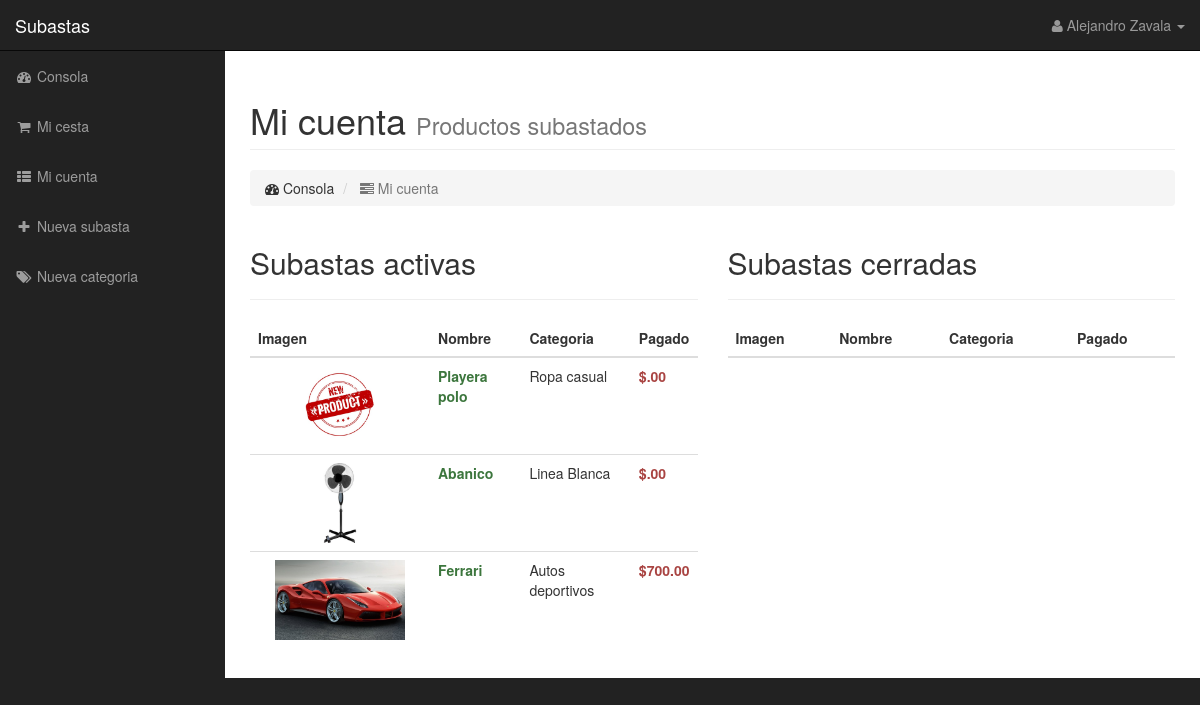
Page /cuenta.php (signed in) on the committed database.
### tables this page shows
CREATE TABLE IF NOT EXISTS `producto` (
  `id_producto` int(11) NOT NULL AUTO_INCREMENT,
  `nombre` varchar(100) NOT NULL,
  `descripcion` varchar(300) DEFAULT NULL,
  `imagen` varchar(300) DEFAULT NULL,
  `id_categoria` int(11) DEFAULT NULL,
  PRIMARY KEY (`id_producto`)
);

CREATE TABLE IF NOT EXISTS `categoria` (
  `id_categoria` int(11) NOT NULL AUTO_INCREMENT,
  `categoria` varchar(100) NOT NULL,
  `descripcion` varchar(300) DEFAULT NULL,
  PRIMARY KEY (`id_categoria`)
);

CREATE TABLE IF NOT EXISTS `oferta` (
  `id_oferta` int(11) NOT NULL AUTO_INCREMENT,
  `oferta` int(11) NOT NULL,
  `estado` int(11) NOT NULL,
  `fecha` datetime NOT NULL,
  `id_subasta` int(11) NOT NULL,
  `comprador` int(11) NOT NULL,
  PRIMARY KEY (`id_oferta`)
);

### conexion/Conexion.php (called while the page is built, shortened)
<?php
    class Conexion{
    private $conn = null;
    public function __construct(){
        $this->conn = new mysqli("localhost", "root", "Fernando_87", "subastas");
        $this->conn->set_charset("utf8");
    }
    public function select($qry){
        $result = $this->conn->query($qry);
        return $result;
    }
    public function query($qry){
        if(!$this->conn->query($qry)){
            return false;
        }else{
            return true;
        }
        return null;
    }
}
?>

### cuenta.php (the view, shortened to what this page needs)
<?php
  include ("conexion/Conexion.php");
  $bd = new Conexion();
?>
<!DOCTYPE html>
<html lang="es">
<head>
    <link href="css/bootstrap.min.css" rel="stylesheet">
    <link href="css/sb-admin.css" rel="stylesheet">
    <link href="css/plugins/morris.css" rel="stylesheet">
    <link href="font-awesome/css/font-awesome.min.css" rel="stylesheet" type="text/css">
</head>
<body>
    <div id="wrapper">
        <nav class="navbar navbar-inverse navbar-fixed-top" role="navigation">
            <div class="navbar-header">
                <a class="navbar-brand" href="subastas.php">Subastas</a>
            </div>
            <?php
              include ("header.php");
            ?>
            <?php
              include ("sidebar.php");
            ?>
        </nav>
        <div id="page-wrapper">
            <div class="container-fluid">
                <div class="row">
                    <div class="col-lg-12">
                        <h1 class="page-header">
                            Mi cuenta <small>Productos subastados</small>
                        </h1>
                        <ol class="breadcrumb">
                          <li>
                              <i class="fa fa-dashboard"></i> Consola
                          </li>
                          <li class="active">
                              <i class="fa fa-tasks"></i> Mi cuenta
                          </li>
                        </ol>
                    </div>
                </div>
                <div class="row">
                  <div class="col-lg-6">
                    <div class="table-responsive">
                      <h2>Subastas activas</h2>
                      <hr>
                        <table class="table table-hover">
                            <thead>
                                <tr>
                                    <th>Imagen</th>
                                    <th>Nombre</th>
                                    <th>Categoria</th>
                                    <th>Pagado</th>
                                </tr>
                            </thead>
                            <tbody>
                  <?php
                          $iduser = $_SESSION['id_usuario'];
                          $res = $bd->select("SELECT * from subasta where subastador=$iduser and estado=0 order by id_subasta desc");
                          if($res->num_rows > 0){
                            while($row = $res->fetch_assoc()){
                              $sub = $row["id_subasta"];
                              $id_producto = $row["id_producto"];
                              $res2 = $bd->select("SELECT * from producto where id_producto=$id_producto");
                              if($res2->num_rows > 0){
                                while($row2 = $res2->fetch_assoc()){
                                  $nombre_p = $row2["nombre"];
                                  $imagen_p = $row2["imagen"];
                                  $catego_p = $row2["id_categoria"];
                                  $result = $bd->select("SELECT * from categoria where id_categoria=$catego_p");
                                  $categoria_arr = mysqli_fetch_array($result);
                                  $categoria = $categoria_arr["categoria"];
                                  $result1 = $bd->select("SELECT * from oferta where id_subasta=$sub order by id_oferta desc limit 1");
                                  $oferta = mysqli_fetch_array($result1);
                                  $of_final = $oferta["oferta"];
                                  ?>
                                      <tr>
                                          <td width="180px">
                                            <center>
                                              <a href="<?php echo "subasta.php?id=$sub"; ?>">
                                                <img src="<?php echo "images/productos/$imagen_p";?>" style="height: 80px;">
                                              </a>
                                            </center>
                                          </td>
                                          <td><?php echo "<b class='text-success'>$nombre_p</b>";?></td>
                                          <td><?php echo $categoria;?></td>
                                          <td><?php echo "<b class='text-danger'>$$of_final.00</b>";?></td>
                                      </tr>
                                  <?php
                                }
                              }
                            }
                          }
                  ?>
                            </tbody>
                        </table>
                    </div>
                </div>
                  <div class="col-lg-6">
                    <div class="table-responsive">
                      <h2>Subastas cerradas</h2>
                      <hr>
                        <table class="table table-hover">
                            <thead>
                                <tr>
                                    <th>Imagen</th>
                                    <th>Nombre</th>
                                    <th>Categoria</th>
                                    <th>Pagado</th>
                                </tr>
                            </thead>
                        </table>
                    </div>
                </div>
              </div>
            </div>
        </div>
    </div>
</body>
</html>

### header.php (shortened to what this page needs)
<ul class="nav navbar-right top-nav">
    <li class="dropdown">
        <a href="#" class="dropdown-toggle" data-toggle="dropdown"><i class="fa fa-user"></i> <?php echo $_SESSION["nomb_comp"]; ?> <b class="caret"></b></a>
    </li>
</ul>
<?php
    $res_1 = $bd->select("SELECT * from subasta where estado = 0");
?>

### sidebar.php
<div class="collapse navbar-collapse navbar-ex1-collapse">
    <ul class="nav navbar-nav side-nav">
        <li>
            <a href="index.php"><i class="fa fa-fw fa-dashboard"></i> Consola</a>
        </li>
        <li>
            <a href="cesta.php"><i class="fa fa-fw fa-shopping-cart"></i> Mi cesta</a>
        </li>
        <li>
            <a href="cuenta.php"><i class="fa fa-fw fa-th-list"></i> Mi cuenta</a>
        </li>
        <li>
            <a href="alta_subasta.php"><i class="fa fa-fw fa-plus"></i> Nueva subasta</a>
        </li>
        <li>
            <a href="alta_categoria.php"><i class="fa fa-fw fa-tags"></i> Nueva categoria</a>
        </li>
    </ul>
</div>

### css/sb-admin.css (style rules this page uses)
body { margin-top: 100px; background-color: #222; }
@media (min-width:768px) { body { margin-top: 50px; } }
#wrapper { padding-left: 0; }
#page-wrapper { width: 100%; padding: 0; background-color: #fff; }
@media (min-width:768px) { #wrapper { padding-left: 225px; } }
@media (min-width:768px) { #page-wrapper { padding: 10px; } }
.top-nav { padding: 0 15px; }
.top-nav>li { display: inline-block; float: left; }
.top-nav>li>a { padding-top: 15px; padding-bottom: 15px; line-height: 20px; color: #999; }
@media (min-width:768px) { .side-nav { position: fixed; top: 51px; left: 225px; width: 225px; margin-left: -225px; border: none; border-radius: 0; overflow-y: auto; background-color: #222; bottom: 0; overflow-x: hidden; padding-bottom: 40px; } }
@media (min-width:768px) { .side-nav>li>a { width: 225px; } }

### rows in the picture
producto: imagen (placeholder picture), nombre "Playera polo", id_categoria.categoria "Ropa casual"
producto: imagen (picture), nombre "Abanico", id_categoria.categoria "Linea Blanca"
producto: imagen (picture), nombre "Ferrari", id_categoria.categoria "Autos deportivos", oferta.oferta "700"

### other values in the picture
$_SESSION["nomb_comp"] "Alejandro Zavala"
